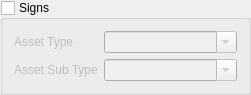
  <widget class="QGroupBox" name="Signs_Group">
   <property name="enabled">
    <bool>true</bool>
   </property>
   <property name="geometry">
    <rect>
     <x>290</x>
     <y>530</y>
     <width>251</width>
     <height>79</height>
    </rect>
   </property>
   <property name="title">
    <string>Signs</string>
   </property>
   <property name="checkable">
    <bool>true</bool>
   </property>
   <property name="checked">
    <bool>false</bool>
   </property>
   <layout class="QFormLayout" name="formLayout_6">
    <item row="0" column="0">
     <widget class="QLabel" name="label_77">
      <property name="text">
       <string>Asset Type</string>
      </property>
     </widget>
    </item>
    <item row="0" column="1">
     <widget class="QComboBox" name="Sign_Asset_Type">
      <property name="editable">
       <bool>true</bool>
      </property>
      <item>
       <property name="text">
        <string/>
       </property>
      </item>
      <item>
       <property name="text">
        <string>Information</string>
       </property>
      </item>
      <item>
       <property name="text">
        <string>Name</string>
       </property>
      </item>
      <item>
       <property name="text">
        <string>Use</string>
       </property>
      </item>
      <item>
       <property name="text">
        <string>Tree Stage</string>
       </property>
      </item>
     </widget>
    </item>
    <item row="1" column="0">
     <widget class="QLabel" name="label_80">
      <property name="text">
       <string>Asset Sub Type</string>
      </property>
     </widget>
    </item>
    <item row="1" column="1">
     <widget class="QComboBox" name="Sign_Asset_Sub_Type">
      <property name="editable">
       <bool>true</bool>
      </property>
      <item>
       <property name="text">
        <string/>
       </property>
      </item>
      <item>
       <property name="text">
        <string>Billboard</string>
       </property>
      </item>
      <item>
       <property name="text">
        <string>Small information</string>
       </property>
      </item>
     </widget>
    </item>
   </layout>
  </widget>
